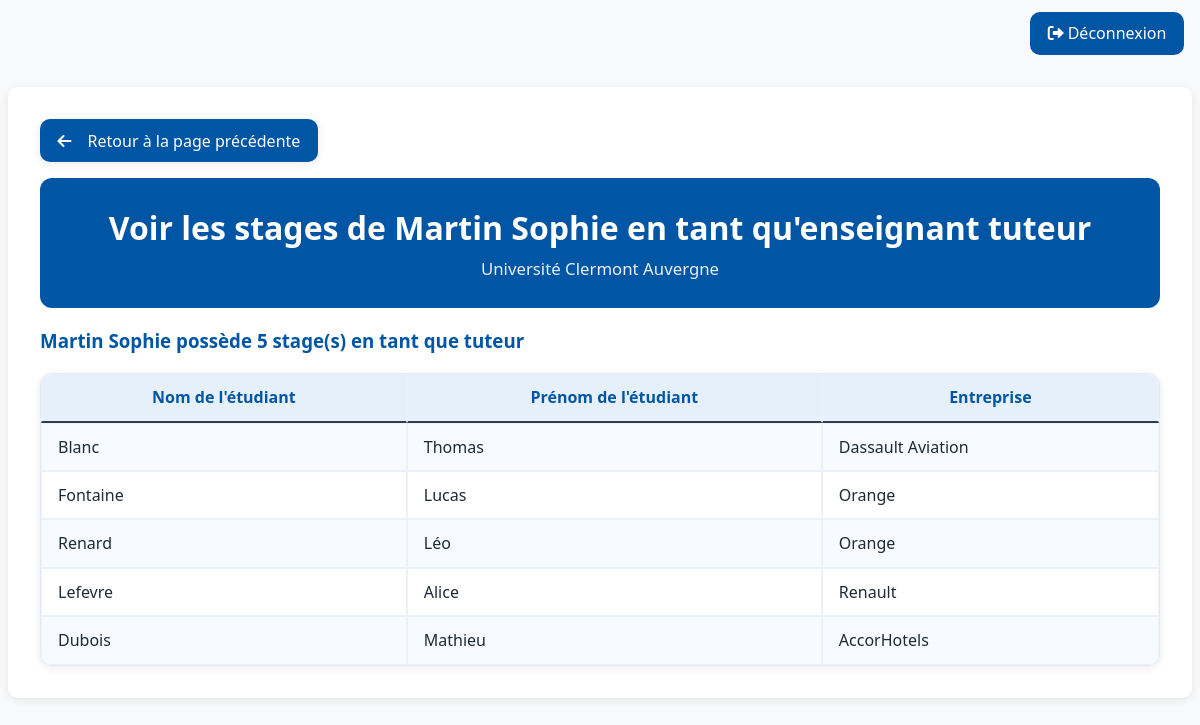
Screenshot of /soutenances/index.php?action=listStageTuteur&id=1 (signed in) with the database file from the repository.
### tables this page shows
CREATE TABLE `enseignants` (
  `IdEnseignant` smallint(6) NOT NULL,
  `nom` varchar(50) NOT NULL,
  `prenom` varchar(50) NOT NULL,
  `mail` varchar(80) NOT NULL,
  `mdp` varchar(255) NOT NULL
);

CREATE TABLE `entreprises` (
  `IdEntreprise` smallint(6) NOT NULL,
  `nom` varchar(50) NOT NULL,
  `villeE` varchar(50) NOT NULL,
  `codePostal` varchar(6) NOT NULL
);

CREATE TABLE `etudiantsbut2ou3` (
  `IdEtudiant` smallint(6) NOT NULL,
  `nom` varchar(50) NOT NULL,
  `prenom` varchar(50) NOT NULL,
  `mail` varchar(80) NOT NULL,
  `empreinte` varchar(256) NOT NULL
);

### soutenances/models/Enseignant.php (called while the page is built, shortened)
<?php
    function getEnseignantById($pdo, $id) {
        $stmt = $pdo->prepare("SELECT * FROM enseignants WHERE IdEnseignant = ?");
        $stmt->execute([$id]);
        return $stmt->fetch(PDO::FETCH_ASSOC);
    }
    function getStagesByEnseignantTuteurId($pdo, $idEnseignant) {
        $anneeDebut = (date("m") <= 8) ? date("Y") - 1 : date("Y");
        $stmt = $pdo->prepare("SELECT e.nom AS nomEntreprise, et.nom AS nomEtudiant, et.prenom AS prenomEtudiant
                               FROM evalstage es
                               JOIN anneestage a ON es.IdEtudiant = a.IdEtudiant
                               JOIN entreprises e ON a.IdEntreprise = e.IdEntreprise
                               JOIN etudiantsbut2ou3 et ON es.IdEtudiant = et.IdEtudiant
                               WHERE es.IdEnseignantTuteur = ? AND a.anneedebut = ?;");
        $stmt->execute([$idEnseignant, $anneeDebut]);
        return $stmt->fetchAll(PDO::FETCH_ASSOC);
    }
?>

### soutenances/views/Enseignant/StagesTuteur.php (the view, shortened to what this page needs)
<!DOCTYPE html>
<html lang="fr">
<head>
    <link rel="stylesheet" href="assets/style/style.css">
    <link rel="stylesheet" href="https://cdnjs.cloudflare.com/ajax/libs/font-awesome/6.0.0/css/all.min.css">
</head>
<body>
    <?php if (isset($_SESSION['user_info'])): ?>
    <div class="topbar">
        <a href="index.php?action=logout" class="btn btn-uca"><i class="fas fa-sign-out-alt me-1"></i>Déconnexion</a>
    </div>
    <?php endif; ?>
    <div class="container-main">
        <div class="page-actions">
            <a class="btn-back" href="index.php?action=viewEnseignant" onclick="history.back(); return false;">Retour à la page précédente</a>
        </div>
        <div class="page-header">
            <h1>Voir les stages de <?= htmlspecialchars($enseignant['nom']) ?> <?= htmlspecialchars($enseignant['prenom']) ?> en tant qu'enseignant tuteur</h1>
            <p class="subtitle">Université Clermont Auvergne</p>
        </div>
        <h3><?= htmlspecialchars($enseignant['nom']) ?> <?= htmlspecialchars($enseignant['prenom']) ?> possède <?= count($StageTuteur) ?> stage(s) en tant que tuteur</h3>
        <div class="table-card"><div class="table-responsive">
    <table class="table table-striped table-bordered align-middle mb-0">
        <thead>
            <tr>
                <th>Nom de l'étudiant</th>
                <th>Prénom de l'étudiant</th>
                <th>Entreprise</th>
            </tr>
        </thead>
        <tbody>
            <?php foreach ($StageTuteur as $stage): ?>
                <tr>
                    <td><?php echo htmlspecialchars($stage['nomEtudiant']); ?></td>
                    <td><?php echo htmlspecialchars($stage['prenomEtudiant']); ?></td>
                    <td><?php echo htmlspecialchars($stage['nomEntreprise']); ?></td>
                </tr>
            <?php endforeach; ?>
        </tbody>
    </table>
        </div></div>
    </div>
</body>
</html>

### soutenances/assets/style/style.css (style rules this page uses)
:root { --uca-blue:#0055a4; --uca-light-blue:#e6f0fa; --uca-dark-blue:#003366; --uca-bg:#f8f9fa; --uca-text:#1f2a37; --card-shadow:0 2px 10px rgba(0,0,0,.08); --uca-field-width: 720px; }
html,body { height:100%; }
body { background:var(--uca-bg); color:var(--uca-text); font-family:'Segoe UI', Tahoma, Geneva, Verdana, sans-serif; line-height:1.4; }
.container-main { background:#fff; border-radius:10px; box-shadow:var(--card-shadow); padding:2rem; margin:2rem auto; max-width:1200px; }
.page-header { background: var(--uca-blue); color:#fff; padding:1.75rem; border-radius:12px; margin-bottom:1.25rem; text-align:center; }
.page-header h1,.page-header h2,.page-header h3 { color:#fff; margin:0 0 .35rem; font-weight:700; }
.page-header .subtitle { color: rgba(255,255,255,.92); margin:0; font-size:1.05rem; }
.btn-uca { background:var(--uca-blue); border:none; color:#fff; padding:.65rem 1.1rem; border-radius:10px; font-weight:400; transition:all .2s ease; text-decoration:none; }
.table thead th { border-top:none; font-weight:600; color:var(--uca-blue); background-color: var(--uca-light-blue); border-bottom: 2px solid #2c3e50; }
.table-striped tbody tr:nth-of-type(odd) { background-color:#f7fafe; }
h1, h2, h3 { color: var(--uca-blue); font-weight: 600; }
a { color: var(--uca-blue); text-decoration: none; }
.topbar { max-width:1200px; margin:12px auto 0; padding:0 8px; display:flex; align-items:center; justify-content:space-between; }
.page-actions { display:flex; align-items:center; justify-content:flex-start; gap:.75rem; margin:0 0 1rem; }
.btn-back { display:inline-flex; align-items:center; gap:.5rem; background:var(--uca-blue); color:#fff; border:none; border-radius:10px; padding:.65rem 1.1rem; font-weight:700; text-decoration:none; box-shadow: var(--card-shadow); }
.btn-back { font-weight:400; }
.btn-back::before { font-family: "Font Awesome 6 Free"; font-weight: 900; content: "\f060"; margin-right: .5rem; }
.table { width:100%; border-collapse: separate; border-spacing:0; }
.table td, .table th { padding:.75rem 1rem; vertical-align: middle; }
.table-bordered th, .table-bordered td { border:1px solid #eaf1fb; }
.table-card { background:#fff; border:1px solid #e3ebf7; border-radius:12px; box-shadow: var(--card-shadow); overflow:hidden; }
.table-card .table { margin-bottom:0; }
.table-card .table-bordered { border:0; border-radius:0; }
.me-1 { margin-right:.25rem; }

### rows the page displays
enseignants: nom "Martin", prenom "Sophie"
entreprises: etudiantsbut2ou3.nom "Blanc", etudiantsbut2ou3.prenom "Thomas", nom "Dassault Aviation"
entreprises: etudiantsbut2ou3.nom "Fontaine", etudiantsbut2ou3.prenom "Lucas", nom "Orange", etudiantsbut2ou3.nom "Renard", etudiantsbut2ou3.prenom "Léo"
entreprises: etudiantsbut2ou3.nom "Lefevre", etudiantsbut2ou3.prenom "Alice", nom "Renault"
entreprises: etudiantsbut2ou3.nom "Dubois", etudiantsbut2ou3.prenom "Mathieu", nom "AccorHotels"

### other values shown
count($StageTuteur) "5"
